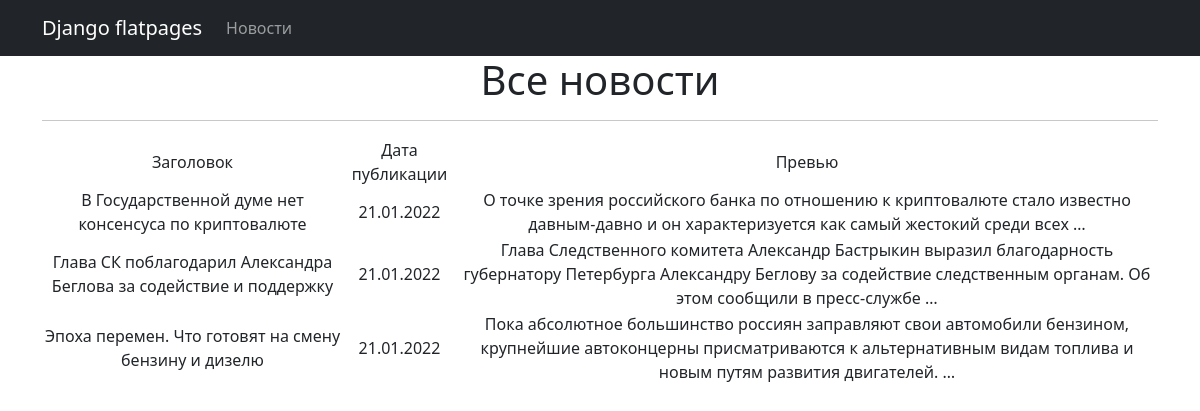
Page /news/ on the committed database.
### news/models.py (models this page shows, shortened)
class Post(models.Model):
    post_auth = models.ForeignKey(Author, on_delete=models.CASCADE)
    news = 'N'
    article = 'A'
    CONTENT_TYPE = [
        (news, 'Новость'),
        (article, 'Статья')
    ]
    cont_type = models.CharField(max_length=1,
                                 choices=CONTENT_TYPE,
                                 default=news)
    post_date = models.DateTimeField(auto_now_add=True)
    post_category = models.ManyToManyField('Category', through='PostCategory')
    heading = models.CharField(max_length=128)
    body = models.TextField()
    post_rating = models.SmallIntegerField(default=0)

### news/views.py (the view)
# urls.py: path('', PostList.as_view()),
class PostList(ListView):
    model = Post
    template_name = 'news.html'
    context_object_name = 'news'  # это имя списка, в котором будут лежать все объекты, его надо указать, чтобы

### templates/news.html (shortened to what this page needs)
{% extends 'flatpages/default.html' %}
{% block content %}
<h1>Все новости</h1>
<hr>
    {% if news %}
        <table>
            <tr>
                <td>
                    Заголовок
                </td>
                <td>
                    Дата публикации
                </td>
                <td>
                    Превью
                </td>
            </tr>
            {% for new in news %}
            <tr>
                <td>
                    {{ new.heading }}
                </td>
                <td>
                    {{ new.post_date|date:'d.m.Y'  }}
                </td>
                <td>
                    {{ new.body|truncatewords:20 }}
                </td>
            </tr>
        {% endfor %}
        </table>
    {% else %}
        <h2>Новостей нет</h2>
    {% endif %}
{% endblock content %}

### rows in the picture
Post: heading "В Государственной думе нет консенсуса по криптовалюте", post_date "21.01.2022", body "О точке зрения российского банка по отношению к криптовалюте стало известно давным-давно и он характеризуется как самый жестокий среди всех …"
Post: heading "Глава СК поблагодарил Александра Беглова за содействие и поддержку", post_date "21.01.2022", body "Глава Следственного комитета Александр Бастрыкин выразил благодарность губернатору Петербурга Александру Беглову за содействие следственным органам. Об этом сообщили в пресс-службе …"
Post: heading "Эпоха перемен. Что готовят на смену бензину и дизелю", post_date "21.01.2022", body "Пока абсолютное большинство россиян заправляют свои автомобили бензином, крупнейшие автоконцерны присматриваются к альтернативным видам топлива и новым путям развития двигателей. …"
